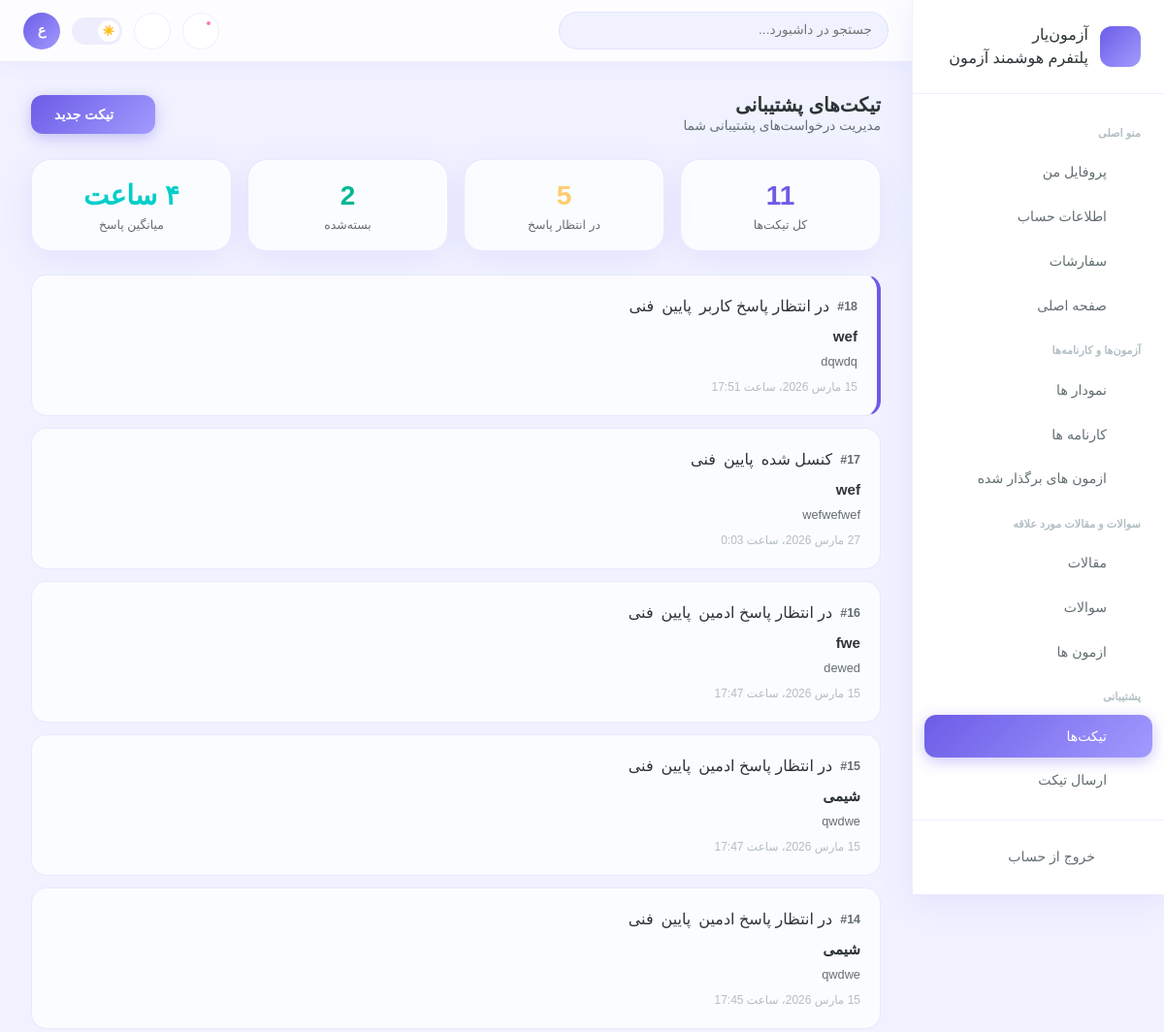
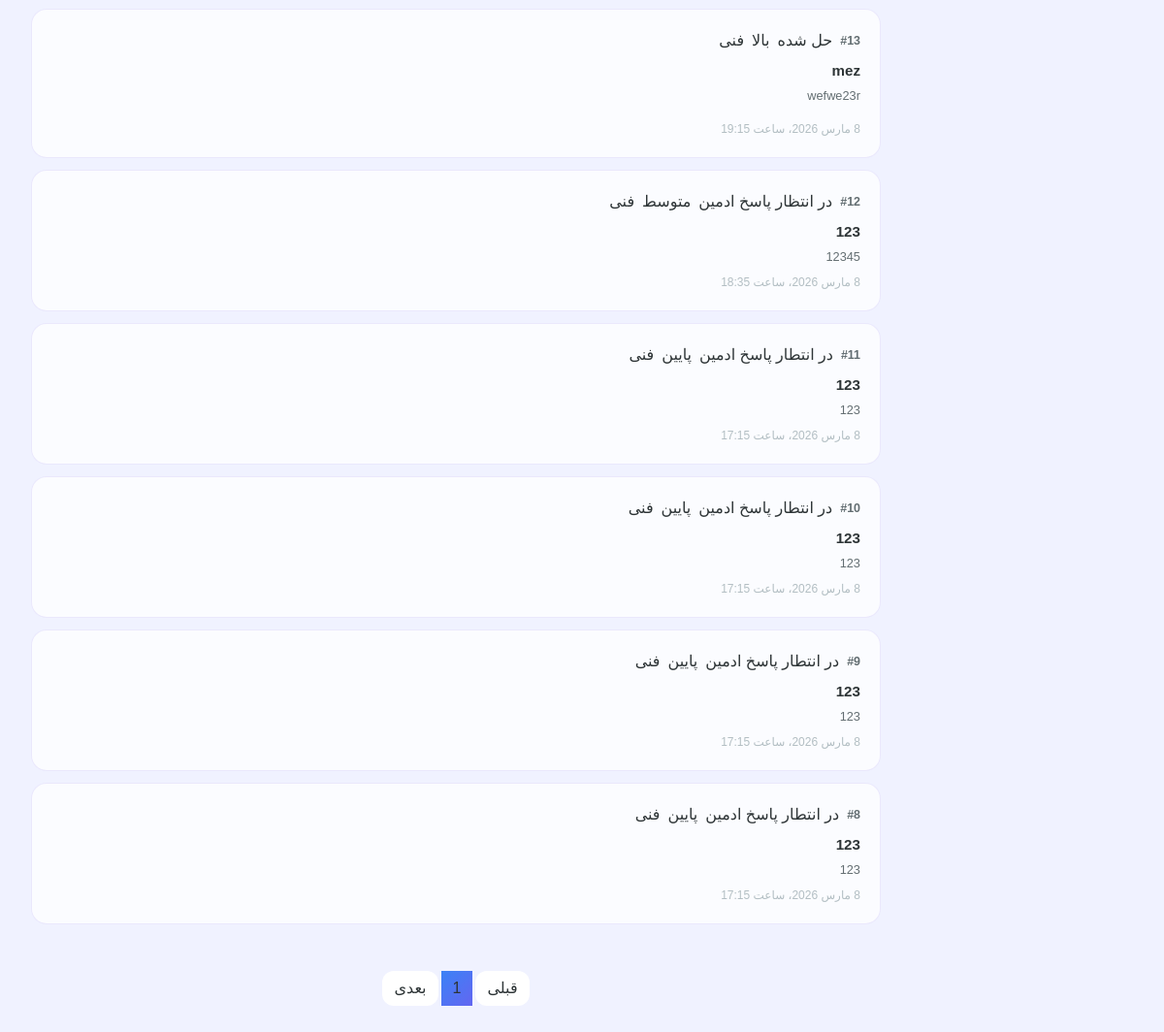
/dashboard/ticket/ (signed in), run on the app's committed database (2 pictures, top to bottom).
### sitesetting/models.py (models this page shows, shortened)
class Ticket(models.Model):
    class TicketPriority(models.TextChoices):
        low = 'پایین','پایین'
        mid = 'متوسط','متوسط'
        high = 'بالا','بالا'
        huge = 'فوری','فوری'
    class TicketStatus(models.TextChoices):
        cancelled = 'کنسل شده','کنسل شده'
        fixed = 'حل شده','حل شده'
        awating_admin = 'در انتظار پاسخ ادمین','در انتظار پاسخ ادمین'
        awating_user = 'در انتظار پاسخ کاربر','در انتظار کاربر'
    name = models.CharField(max_length=500, verbose_name='موضوع',  db_index=True)
    user =  models.ForeignKey(User, related_name='tickets', on_delete=models.PROTECT, verbose_name='درخواست دهنده',  db_index=True)
    admin =  models.ForeignKey(User, related_name='tickets_admin', null=True, blank=True, on_delete=models.PROTECT, verbose_name='ادمین',  db_index=True)
    problem =  models.ForeignKey(TicketProblemCategory, related_name='tickets', null=True, on_delete=models.PROTECT, verbose_name='دسته بندی مشکلات تیکت ها',  db_index=True)
    placement =  models.ForeignKey(TicketProblemPlacement, related_name='tickets', null=True, on_delete=models.PROTECT, verbose_name='بخش های مرتبط مشکلات در تیکت',  db_index=True)
    description = models.TextField(verbose_name="توضیحات ")
    file = models.FileField(verbose_name='پیوست', upload_to=photo_path_upload_to, null=True, blank=True)
    priority = models.CharField(verbose_name='اهمیت', choices=TicketPriority, max_length=255)
    status = models.CharField(verbose_name='وضعیت', choices=TicketStatus, max_length=255)
    create_at = models.DateTimeField(verbose_name='زمان ارسال درخواست', auto_now_add=True)
    def get_absolute_url(self):
        return reverse("dashboard:ticket-chat", kwargs={"pk": self.pk})
    class Meta:
        ordering = ['-id']
        verbose_name ='تیکت '
        verbose_name_plural ='تیکت  ها'

class TicketProblemCategory(models.Model):
    order = models.PositiveIntegerField(default=1, verbose_name='ترتیب')
    name = models.CharField( max_length=255, verbose_name='نام  ')
    is_active = models.BooleanField(default=True, verbose_name='فعال')
    class Meta:
        ordering = ['-order']
        verbose_name = 'دسته بندی مشکل تیکت'
        verbose_name_plural = 'دسته بندی مشکلات تیکت ها'

class TicketChat(models.Model):
    ticket =  models.ForeignKey(Ticket, related_name='chats', on_delete=models.CASCADE, verbose_name='تیکت')
    create_at = models.DateTimeField(verbose_name='زمان ارسال پیام', auto_now_add=True)
    is_read_by_admin = models.BooleanField(verbose_name='خوانده شده توسط ادمین', default=False)
    is_read_by_user = models.BooleanField(verbose_name='خوانده شده توسط کاربر', default=False)
    is_admin_message = models.BooleanField(verbose_name='پیام ادمین', default=False)
    admin_message = CKEditor5Field(verbose_name="پیام", null=True, blank=True)
    user_message = models.TextField(verbose_name="پیام", null=True, blank=True)
    class Meta:
        ordering = ['id']
        verbose_name ='پیام تیکت  '
        verbose_name_plural ='پیام های تیکت'

### dashboard/views/tickets.py (the view)
# urls.py: path('ticket/', views.tickets.Ticketlist.as_view(), name='ticket-list'),
class Ticketlist(LoginRequiredMixin, ListView):
    template_name = 'dashboard/tickets/12-ticket-list.html'
    context_object_name = 'items'
    paginate_by = 50
    def get_queryset(self):
        return Ticket.objects.prefetch_related('placement', 'problem').filter(user=self.request.user)
    def get_context_data(self, **kwargs):
        data = super().get_context_data(**kwargs)
        data['priority'] = Ticket.TicketPriority
        data['status'] = Ticket.TicketStatus
        data['await_response'] = self.get_queryset().filter(Q(status=Ticket.TicketStatus.awating_user) | Q(status=Ticket.TicketStatus.awating_admin)).count()
        data['closed'] = self.get_queryset().filter(Q(status=Ticket.TicketStatus.fixed) | Q(status=Ticket.TicketStatus.cancelled)).count()
        return data

### template/dashboard/tickets/12-ticket-list.html (shortened to what this page needs)
{% extends "dashboard/base/base.html" %}
{% load jalali_tags %}
{% block content %}
<main class="main-content"><div class="page-body">
  <div class="d-flex justify-content-between align-items-center mb-4 flex-wrap gap-2 animate-in">
    <div>
      <h5 style="font-weight:800;margin:0;">تیکت‌های پشتیبانی</h5>
      <p style="font-size:0.85rem;color:var(--text-muted);margin:0;">مدیریت درخواست‌های پشتیبانی شما</p>
    </div>
    <a href="{% url 'dashboard:ticket-send' %}" style="background:var(--gradient-1);border:none;color:white;border-radius:12px;padding:0.6rem 1.5rem;font-family:Vazirmatn,sans-serif;font-weight:600;font-size:0.88rem;text-decoration:none;box-shadow:0 4px 15px rgba(108,92,231,0.35);display:inline-flex;align-items:center;gap:0.5rem;"><i class="bi bi-plus-circle"></i> تیکت جدید</a>
  </div>
  <div class="row g-3 mb-4 animate-in">
    <div class="col-6 col-md-3"><div class="glass-card p-3 text-center"><div style="font-size:1.75rem;font-weight:900;color:var(--primary);">{{ items.count }}</div><div style="font-size:0.78rem;color:var(--text-muted);">کل تیکت‌ها</div></div></div>
    <div class="col-6 col-md-3"><div class="glass-card p-3 text-center"><div style="font-size:1.75rem;font-weight:900;color:var(--warning);">{{ await_response }}</div><div style="font-size:0.78rem;color:var(--text-muted);">در انتظار پاسخ</div></div></div>
    <div class="col-6 col-md-3"><div class="glass-card p-3 text-center"><div style="font-size:1.75rem;font-weight:900;color:var(--success);">{{ closed }}</div><div style="font-size:0.78rem;color:var(--text-muted);">بسته‌شده</div></div></div>
    <div class="col-6 col-md-3"><div class="glass-card p-3 text-center"><div style="font-size:1.75rem;font-weight:900;color:var(--secondary);">۴ ساعت</div><div style="font-size:0.78rem;color:var(--text-muted);">میانگین پاسخ</div></div></div>
  </div>
  <div style="display:flex;flex-direction:column;gap:0.75rem;" class="animate-in delay-1">
    {% for item in items %}
    <div class="ticket-item {% if item.status == status.awating_user %}unread{% endif %} " onclick="location.href='{{ item.get_absolute_url }}'">
      <div class="d-flex align-items-center gap-2 mb-2 flex-wrap">
        <span style="font-weight:800;color:var(--text-muted);font-size:0.78rem;">#{{item.id}}</span>
        <span class="badge-status badge-{% if item.status == status.awating_admin or item.status == status.awating_user %}warning{% elif item.status == status.fixed %}success{% else %}secondary{% endif %} ">{{ item.status }}</span>
        <span class="badge-status badge-{% if item.priority == priority.huge or item.priority == priority.high %}danger{% elif item.priority == priority.mid %}warning{% else %}secondary{% endif %} ">{{ item.priority }}</span>
        <span class="badge-status badge-warning" >{{ item.problem.name }}</span>
       </div>
      <div style="font-weight:700;font-size:0.95rem;margin-bottom:0.25rem;">{{ item.name }}</div>
      <div style="font-size:0.8rem;color:var(--text-muted);">
        {% if item.chats.exists and  item.chats.first.is_admin_message %}
          {{ item.chats.first.admin_message|safe|truncatechars:80 }}
        {% elif item.chats.exists and not item.chats.first.is_admin_message %}
          {{ item.chats.first.user_message|truncatechars:80 }}
        {% else %}
          {{ item.description|truncatechars:80 }}
        {% endif %}
      </div>
      <div style="font-size:0.75rem;color:var(--text-light);margin-top:0.5rem;">
        {% if item.chats.exists %}
          {{item.chats.first.create_at|to_jalali:'%H:%M - %Y/%m/%d'}}
        {% else %}
          {{item.create_at|to_jalali:'%H:%M - %Y/%m/%d'}}
        {% endif %}
      </div>
    </div>
    {% endfor %}
  </div>
        <div class="d-flex justify-content-center mt-5">
            <nav>
                <ul class="pagination gap-1 mb-0" id="myPagination">
                    {% if page_obj.has_previous %}
                        <li class="page-item"><a class="page-link"
                            href="?page={{ page_obj.previous_page_number }}"
                            style="border-radius:var(--radius-md);
                                  border:1px solid var(--border-color);
                                  background:var(--bg-card);
                                  color:var(--text-secondary);">
                            قبلی
                        </a></li>
                    {% else %}
                        <li class="page-item disabled" aria-disabled="true">
                            <a class="page-link"
                              href="#"
                              style="border-radius:var(--radius-md);
                                      border:none;
                                      background:var(--bg-card);
                                      color:inherit;"
                              tabindex="-1"
                              aria-hidden="true">
                                قبلی
                            </a>
                        </li>
                    {% endif %}
                    {% for page in page_obj.paginator.page_range %}
                        {% if page_obj.number == page %}
                            <li class="page-item active" style="border-radius:var(--radius-md);
                                                              border:none;
                                                              background:var(--gradient-blue);"
                                aria-current="page">
                                <a class="page-link" href="?page={{page}}" style="color:inherit;">
                                    {{ forloop.counter }}
                                </a>
                            </li>
                        {% endif %}
                    {% endfor %}
                    {% if page_obj.has_next %}
                        <li class="page-item"><a class="page-link"
                            href="?page={{ page_obj.next_page_number }}"
                            style="border-radius:var(--radius-md);
                                  border:1px solid var(--border-color);
                                  background:var(--bg-card);
                                  color:inherit;">
                                بعدی
                            </a></li>
                    {% else %}
                        <li class="page-item disabled" aria-disabled="true">
                            <a class="page-link"
                              href="#"
                              style="border-radius:var(--radius-md);
                                      border:none;
                                      background:var(--bg-card);
                                      color:inherit;"
                              tabindex="-1"
                              aria-hidden="true">
                                بعدی
                            </a>
                        </li>
                    {% endif %}
                </ul>
            </nav>
        </div>
</div></main>
{% endblock   %}

### static/css/dashboard/message.css (style rules this page uses)
.page-item.active .page-link { background: var(--gradient-blue) !important; border: none !important; color: inherit !important; }
ul.pagination { display: flex; }
:root { --primary-50: #eff6ff; --primary-100: #dbeafe; --primary-200: #bfdbfe; --primary-300: #93c5fd; --primary-400: #60a5fa; --primary-500: #3b82f6; --primary-600: #2563eb; --primary-700: #1d4ed8; --primary-800: #1e40af; --primary-900: #1e3a8a; --secondary-500: #8b5cf6; --secondary-600: #7c3aed; --accent-400: #34d399; --accent-500: #10b981; --warm-400: #fbbf24; --warm-500: #f59e0b; --danger-500: #ef4444; --danger-600: #dc2626; --bg-card: #ffffff; --text-primary: #0f172a; --text-inverse: #ffffff; --border-color: #e2e8f0; --border-light: #f1f5f9; --shadow-xl: 0 20px 40px rgba(0,0,0,0.08), 0 8px 16px rgba(0,0,0,0.04); --gradient-blue: linear-gradient(135deg, #3b82f6 0%, #6366f1 100%); --radius-sm: 8px; --radius-md: 12px; --radius-lg: 16px; --radius-xl: 20px; --radius-2xl: 24px; --radius-full: 9999px; --transition: all 0.3s cubic-bezier(0.4, 0, 0.2, 1); --transition-fast: all 0.15s cubic-bezier(0.4, 0, 0.2, 1); --transition-slow: all 0.5s cubic-bezier(0.4, 0, 0.2, 1); }
a { text-decoration-line: none; color: var(--text-primary); background: none; }

### template/dashboard/tickets/12-ticket-list.html (style rules this page uses)
:root { --primary:#6C5CE7;--primary-2:#a29bfe;--secondary:#00CEC9;--accent:#fd79a8;--success:#00b894;--warning:#fdcb6e;--danger:#e17055;--bg:#f0f2ff;--bg-2:#ffffff;--sidebar-bg:#ffffff;--card-bg:rgba(255,255,255,0.75);--card-border:rgba(108,92,231,0.12);--text-main:#2d3436;--text-muted:#636e72;--text-light:#b2bec3;--shadow:0 8px 32px rgba(108,92,231,0.10);--shadow-hover:0 16px 48px rgba(108,92,231,0.18);--topbar-bg:rgba(255,255,255,0.85);--border:rgba(108,92,231,0.10);--gradient-1:linear-gradient(135deg,#6C5CE7 0%,#a29bfe 100%); }
* { font-family:'Vazirmatn',sans-serif; }
body { background:var(--bg);color:var(--text-main);transition:all 0.3s; }
.main-content { margin-right:260px;padding-top:64px; }
.page-body { padding:2rem; }
.glass-card { background:var(--card-bg);border:1px solid var(--card-border);border-radius:20px;box-shadow:var(--shadow);backdrop-filter:blur(20px);transition:all 0.3s; }
.animate-in { animation:fadeInUp 0.5s ease forwards; }
.delay-1 { animation-delay:0.1s;opacity:0 }
.ticket-item { background:var(--card-bg);border:1px solid var(--card-border);border-radius:16px;padding:1.25rem;cursor:pointer;transition:all 0.25s;backdrop-filter:blur(20px); }
.ticket-item.unread { border-right:4px solid var(--primary); }

### data on the page
Ticket: id "18", status "در انتظار پاسخ کاربر", priority "پایین", problem.name "فنی", name "wef", chats.first.user_message "dqwdq", chats.first.create_at|to_jalali "15 مارس 2026، ساعت 17:51"
Ticket: id "17", status "کنسل شده", priority "پایین", problem.name "فنی", name "wef", chats.first.admin_message "wefwefwef", chats.first.create_at|to_jalali "27 مارس 2026، ساعت 0:03"
Ticket: id "16", status "در انتظار پاسخ ادمین", priority "پایین", problem.name "فنی", name "fwe", description "dewed", create_at|to_jalali "15 مارس 2026، ساعت 17:47"
Ticket: id "15", status "در انتظار پاسخ ادمین", priority "پایین", problem.name "فنی", name "شیمی", description "qwdwe", create_at|to_jalali "15 مارس 2026، ساعت 17:47"
Ticket: id "14", status "در انتظار پاسخ ادمین", priority "پایین", problem.name "فنی", name "شیمی", description "qwdwe", create_at|to_jalali "15 مارس 2026، ساعت 17:45"
Ticket: id "13", status "حل شده", priority "بالا", problem.name "فنی", name "mez", chats.first.admin_message "wefwe23r", chats.first.create_at|to_jalali "8 مارس 2026، ساعت 19:15"
Ticket: id "12", status "در انتظار پاسخ ادمین", priority "متوسط", problem.name "فنی", name "123", chats.first.user_message "12345", chats.first.create_at|to_jalali "8 مارس 2026، ساعت 18:35"
Ticket: id "11", status "در انتطار پاسخ ادمین", priority "پایین", problem.name "فنی", name "123", description "123", create_at|to_jalali "8 مارس 2026، ساعت 17:15"
Ticket: id "10", status "در انتطار پاسخ ادمین", priority "پایین", problem.name "فنی", name "123", description "123", create_at|to_jalali "8 مارس 2026، ساعت 17:15"
Ticket: id "9", status "در انتطار پاسخ ادمین", priority "پایین", problem.name "فنی", name "123", description "123", create_at|to_jalali "8 مارس 2026، ساعت 17:15"
Ticket: id "8", status "در انتطار پاسخ ادمین", priority "پایین", problem.name "فنی", name "123", description "123", create_at|to_jalali "8 مارس 2026، ساعت 17:15"

### other printed values
{{ items.count }} "11"
{{ await_response }} "5"
{{ closed }} "2"
